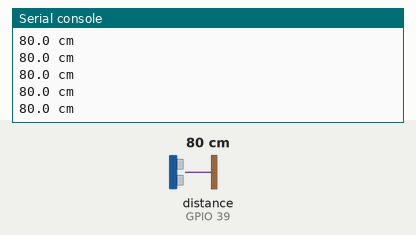
This program was run on a simulated ESP32 board running MicroPython. Shown: the last lines printed to the serial console. The test bench sets the inputs (shaded band); at power-on: distance to the obstacle (sensor on GPIO 39) 80 cm. The echo pulse lasts 58.3 µs per cm.

Above: at 1.2 s.
1.3 s: distance to the obstacle (sensor on GPIO 39) set to 2 cm
At 1.59 s:
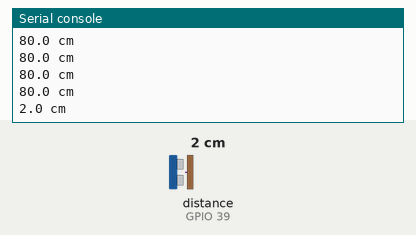
2.8 s: distance to the obstacle (sensor on GPIO 39) set to 4 cm
At 2.8 s:
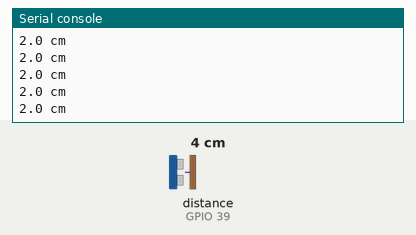
Timing chart, 0 to 5.8 s (numbered marks = the images above; inputs shaded):
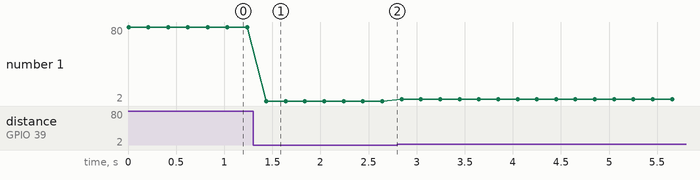

Measured:
- after the input at 1.3 s, the serial console: prints a new line after 0.14 s (image 1)
- plotted number 1: 80 → 2 after the input at 1.3 s, 2 → 4 after the input at 2.8 s

The program:

ultrasonic_raw.py
```python
# Measure distance with an HC-SR04, step by step
import time
from machine import Pin, time_pulse_us

TRIG_PIN = 5
ECHO_PIN = 39   # often labelled VN on the board

trigger = Pin(TRIG_PIN, Pin.OUT, value=0)
echo = Pin(ECHO_PIN, Pin.IN)

while True:
    # 1. Send a 10 microsecond pulse to make the sensor "ping"
    trigger.value(1)
    time.sleep_us(10)
    trigger.value(0)

    # 2. Time how long ECHO stays high: that's how long the sound
    #    took to reach the object and bounce back
    duration = time_pulse_us(echo, 1, 30000)   # give up after 30 ms

    if duration < 0:
        print("Nothing in range")
    else:
        # 3. Sound travels 0.0343 cm per microsecond. Halve it,
        #    because the sound went there AND back.
        distance = duration * 0.0343 / 2
        print(f"{distance:.1f} cm")

    time.sleep_ms(200)
```
